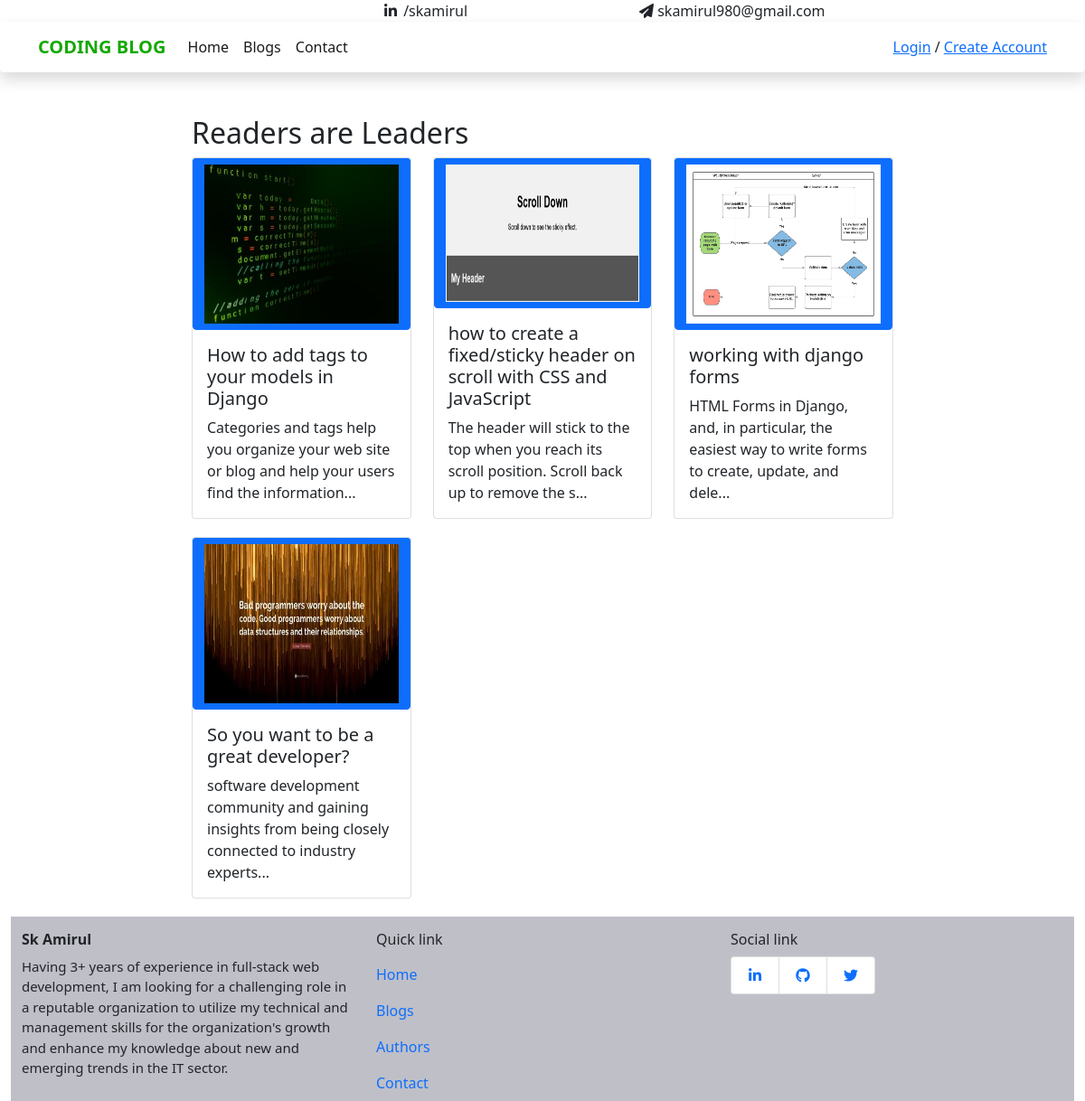
/blog/blogs/, run on the app's committed database.
### blog/models.py (models this page shows, shortened)
class Blog(models.Model):
    title = models.CharField(max_length = 220, help_text = 'This is the title of blog')
    author = models.ForeignKey('Author', on_delete =models.SET_NULL, null = True)
    content = RichTextUploadingField(config_name='special', help_text='Write the content of this blog')
    tags = TaggableManager( help_text = 'Enter the blog keyword')
    category = models.ForeignKey('Category', on_delete=models.SET_NULL, null=True, help_text = 'Select a category')
    thumbnail_image = models.ImageField(upload_to='blog_pictures',null=True, blank=True)
    slug = models.SlugField(max_length = 250, null = False, unique = True)
    BLOG_STATUS = (
        ('l', 'Live'),
        ('d', 'Draft'),
    )
    status = models.CharField( max_length = 10, choices = BLOG_STATUS, blank = True, default = 'd' )
    published_date = models.DateField(null=True, blank=True)
    short_description = models.CharField(max_length=200, help_text='Enter one or two line about blog')
    """String for representing the Model object."""
    """Returns the URL to access a detail record for this book."""
    def get_absolute_url(self):
        return reverse('blog-detail', kwargs={'slug':self.slug})

### blog/views.py (the view)
# urls.py: path('blogs/', views.BlogListView.as_view(), name='blogs'),
class BlogListView(generic.ListView):
    model = Blog
    queryset = Blog.objects.filter(status='l')

### templates/blog/blog_list.html (shortened to what this page needs)
{% extends "base_template.html" %}
{% block content %}
  <h2>Readers are Leaders</h2>
  {% if blog_list %}
<div class="row" id="blogitem">
  {% for blog in blog_list %}
    {% include 'blog/blog_card.html' %}
  {% endfor %}
</div>
  {% endif %}
{% endblock %}

### templates/blog/blog_card.html
<div class="col-md-4 none-style-anchar">
    <a href="{{blog.get_absolute_url }}">
  <div class="card post-card-height">
    <img class="card-img-top btn btn-primary" src="{% if blog.thumbnail_image %}{{ blog.thumbnail_image.url}} {% endif %}" alt="Card image">
    <div class="card-body">
      <h5 class="card-title">{{blog.title}}</h5>
      <p class="card-text">{{ blog.short_description| slice:":100" }}...</p>
    </div>
  </div>
  </a>
</div>

### static/css/styles.css (style rules this page uses)
.post-card-height { height: 400px; margin-bottom: 20px; }
.none-style-anchar a { color: #212529; }
.none-style-anchar a:link, a:visited { text-decoration: none; display: inline-block; }
.card-img-top { width: 100%; height: 200px; }

### data on the page
Blog: thumbnail_image (picture), title "How to add tags to your models in Django", short_description "Categories and tags help you organize your web site or blog and help your users find the information"
Blog: thumbnail_image (picture), title "how to create a fixed/sticky header on scroll with CSS and JavaScript", short_description "The header will stick to the top when you reach its scroll position. Scroll back up to remove the s"
Blog: thumbnail_image (picture), title "working with django forms", short_description "HTML Forms in Django, and, in particular, the easiest way to write forms to create, update, and dele"
Blog: thumbnail_image (picture), title "So you want to be a great developer?", short_description "software development community and gaining insights from being closely connected to industry experts"
